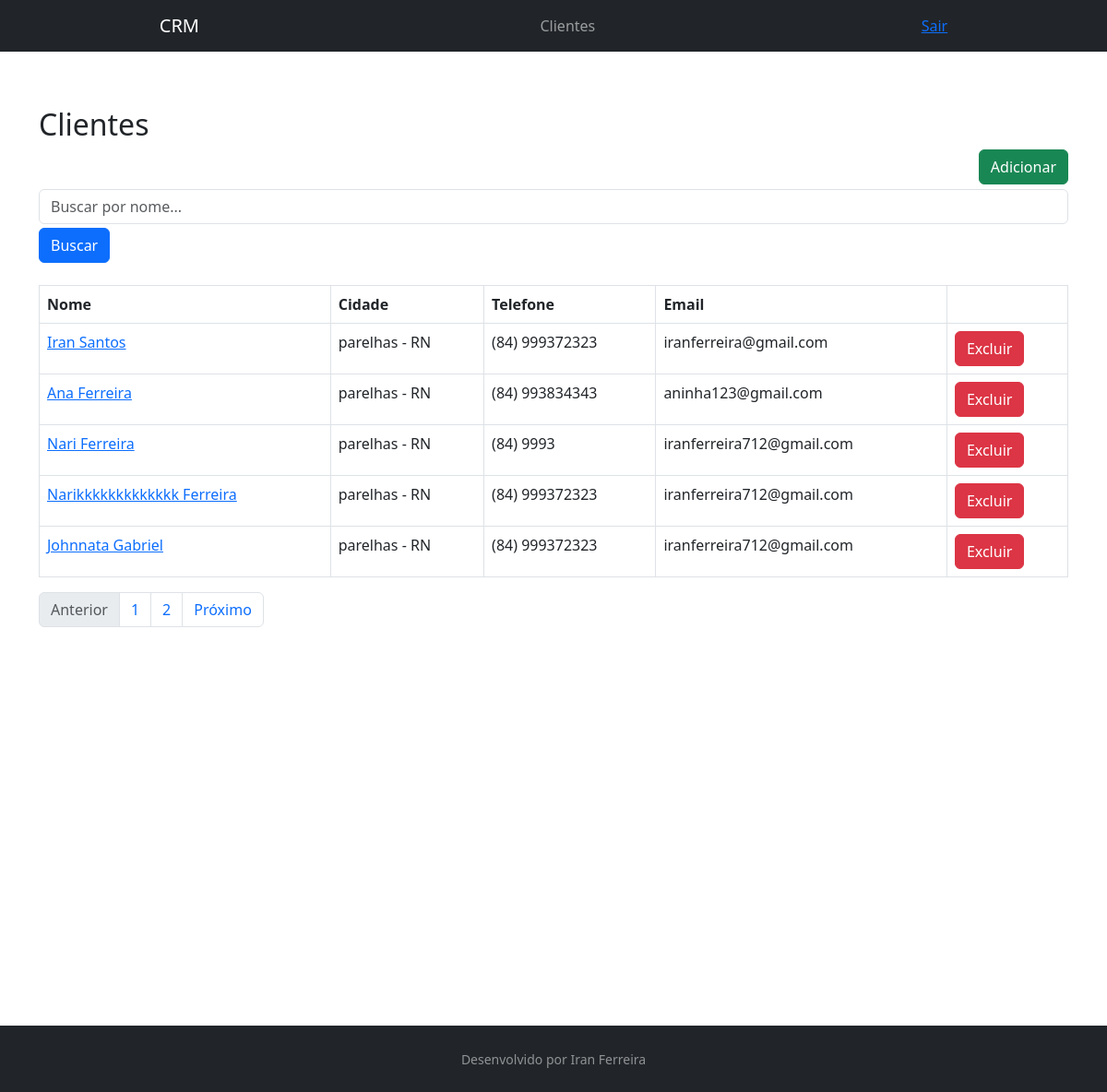
/customer/list/, run on the app's committed database.
### customer/models.py (models this page shows, shortened)
class Customer(models.Model):
    first_name = models.CharField(max_length=30)
    last_name = models.CharField(max_length=50)
    email = models.EmailField()
    birth_date = models.DateField()
    area_code = models.CharField(max_length=3) #DDD do Número
    phone_number = models.CharField(max_length=9)
    country = models.CharField(max_length=30)
    state = models.CharField(max_length=30)
    city = models.CharField(max_length=30)
    create_date = models.DateTimeField(auto_now_add=True) #Data de quando o cliente for criado
    update_date = models.DateTimeField(auto_now=True) #Data de atualização dos dados dos clientes
    active = models.BooleanField(default=True) # Ativar ou desativar o cliente, não precisa apagar todo o histórico do cliente
    def get_full_phone_number(self):
        return f"({self.area_code}) {self.phone_number}"
    def get_full_name(self):
        return f"{self.first_name} {self.last_name}"
    def get_full_city(self):
        return f"{self.city} - {self.state}"
    def get_absolute_url(self):
        return reverse("customer:customer-update", kwargs={"id": self.id})
    def get_delete_url(self):
        return reverse("customer:customer-delete", kwargs={"id": self.id})
    class Meta:
        db_table = "customer"

### customer/views.py (the view)
# urls.py: path("list/", CustomerListView.as_view(), name="customer-list"),
class CustomerListView(ListView):
    template_name = "customer/customer-list.html"
    paginate_by = 5
    model = Customer
    def get_queryset(self):
        name = self.request.GET.get("name")
        if name:
            object_list = self.model.objects.filter(
                Q(first_name__icontains=name) | Q(last_name__icontains=name)
            )
        else:
            object_list = self.model.objects.all()
        return object_list

### customer/templates/customer/customer_list.html
{% extends "model-page.html"%}
{% block content%}
    <h2> Clientes</h2>
    <a href="{% url 'customer:customer-create' %}">
        <button type="button" class="btn btn-success" style="float: right; margin-bottom: 5px"> Adicionar</button>
    </a>
    <form>
        <div class="form-group mb-1">
            <input class="form-control" type="text" name="name" placeholder="Buscar por nome...">
        </div>
        <button type="submit" class="btn btn-primary">Buscar</button>
    </form>
    <table class="table table-bordered mt-4">
        <thead>
            <tr>
                <th>Nome</th>
                <th>Cidade</th>
                <th>Telefone</th>
                <th>Email</th>
                <th></th>
            </tr>
        </thead>
        <tbody>
            {% for customer in customer_list%}
                <tr>
                    <td><a href="{{ customer.get_absolute_url }}">{{ customer.get_full_name }}</a></td>
                    <td>{{ customer.get_full_city }}</td>
                    <td>{{ customer.get_full_phone_number }}</td>
                    <td>{{ customer.email }}</td>
                    <form method="post" action="{{ customer.get_delete_url }}"> {% csrf_token %}
                        <td><button type="submit" class="btn btn-danger">Excluir</button></td>
                    </form>
                </tr>
            {% endfor %}
        </tbody>
    </table>
    <ul class="pagination">
        {% if page_obj.has_previous %}
            <li class="page-item"><a class="page-link" href="?page= {{ page_obj.previous_page_number }}">Anterior</a></li>
        {% else %}
            <li class="page-item disabled"><a class="page-link" href="#">Anterior</a></li>
        {% endif %}
        {% for object in page_obj.paginator.page_range %}
            <li class="page-item"><a class="page-link" href="?page={{ forloop.counter }}">{{ forloop.counter }}</a></li>
        {% endfor %}
        {% if page_obj.has_next %}
            <li class="page-item"><a class="page-link" href="?page= {{ page_obj.next_page_number }}">Próximo</a></li>
        {% else %}
            <li class="page-item disabled"><a class="page-link" href="#">Próximo</a></li>
        {% endif %}
    </ul>
{% endblock %}

### core/templates/model-page.html (style rules this page uses)
html, body { height: 100%; }

### data on the page
Customer: get_full_name "Iran Santos", get_full_city "parelhas - RN", get_full_phone_number "(84) 999372323", email "iranferreira@gmail.com"
Customer: get_full_name "Ana Ferreira", get_full_city "parelhas - RN", get_full_phone_number "(84) 993834343", email "aninha123@gmail.com"
Customer: get_full_name "Nari Ferreira", get_full_city "parelhas - RN", get_full_phone_number "(84) 9993", email "iranferreira712@gmail.com"
Customer: get_full_name "Narikkkkkkkkkkkkk Ferreira", get_full_city "parelhas - RN", get_full_phone_number "(84) 999372323", email "iranferreira712@gmail.com"
Customer: get_full_name "Johnnata Gabriel", get_full_city "parelhas - RN", get_full_phone_number "(84) 999372323", email "iranferreira712@gmail.com"
